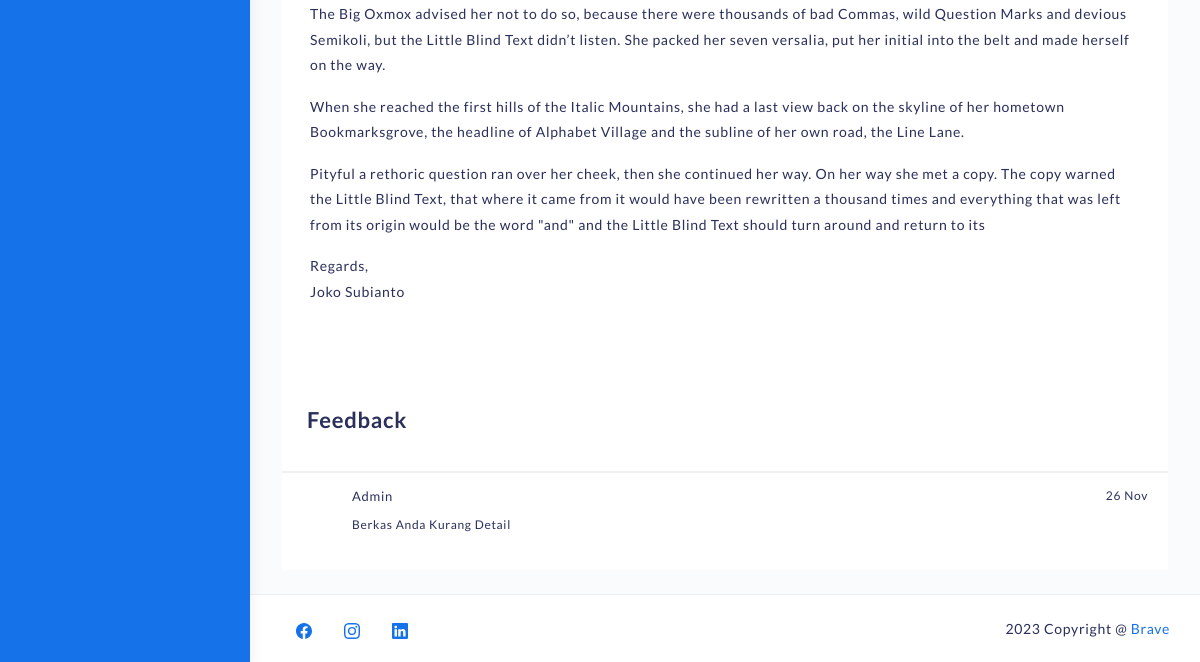
Before: /detail-aduan.php (signed in, lower part) with the older database file.
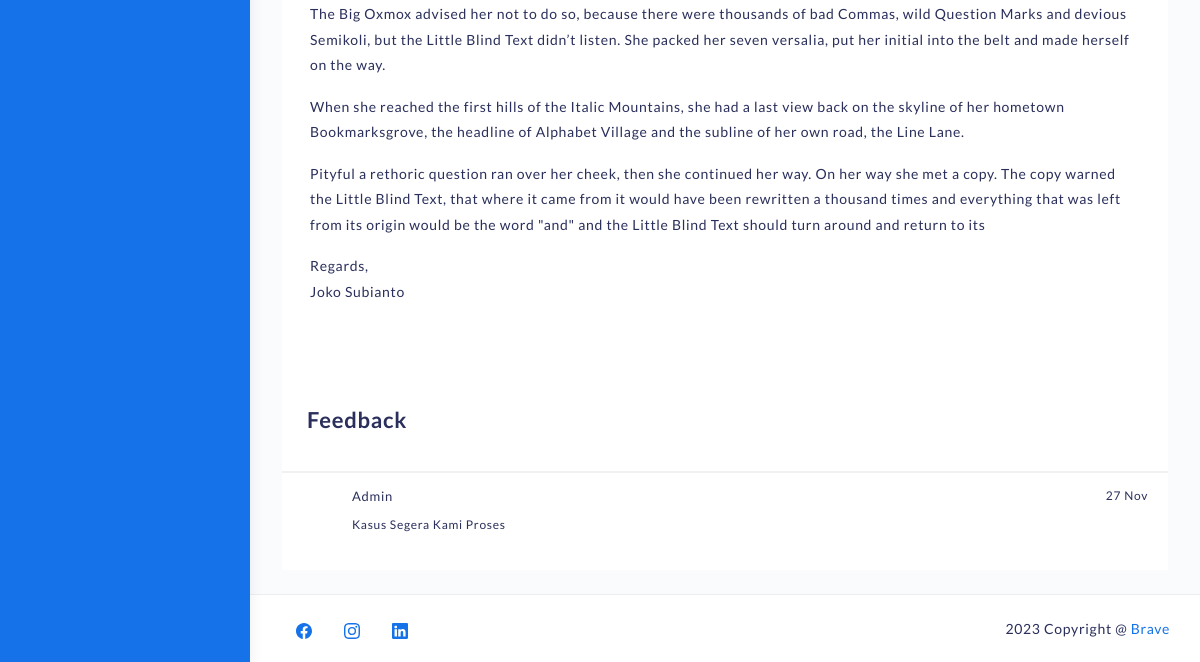
After: the same page with the newer database file.
### tables this page shows
CREATE TABLE `feedback` (
  `id_feedback` varchar(50) NOT NULL,
  `id_pengaduan` varchar(50) NOT NULL,
  `nama` varchar(255) NOT NULL,
  `nim` varchar(25) NOT NULL,
  `tgl_feedback` datetime NOT NULL,
  `alasan` text NOT NULL
);

### detail-aduan.php (the view, shortened to what this page needs)
<?php
	require 'backend/connection.php';
    if (!isset($_SESSION['username'])) {
        header("Location: login.php");
    }else if($_SESSION['hak']!='user'){
		header("Location: backend/action-logout.php");
	}else{
		$login_id = $_SESSION['user_id'];
	}
?>
<!DOCTYPE html>
<html lang="en">
<head>
	<link rel="stylesheet" href="assets/css/bootstrap.min.css">
	<link rel="stylesheet" href="assets/css/atlantis.css">
	<link rel="stylesheet" href="assets/css/demo.css">
</head>
<body>
	<div class="wrapper fullheight-side">
		<div class="sidebar sidebar-style-2" data-background-color="blue">
			<div class="sidebar-wrapper scrollbar scrollbar-inner">
			</div>
		</div>
		<div class="main-panel full-height">
			<div class="container container-full">
				<div class="page-inner">
					<div class="page-with-aside mail-wrapper bg-white">
						<div class="page-content mail-content" style="width:100%">
							<div class="email-body">
								<p>The Big Oxmox advised her not to do so, because there were thousands of bad Commas, wild Question Marks and devious Semikoli, but the Little Blind Text didn’t listen. She packed her seven versalia, put her initial into the belt and made herself on the way.</p>
								<p>When she reached the first hills of the Italic Mountains, she had a last view back on the skyline of her hometown Bookmarksgrove, the headline of Alphabet Village and the subline of her own road, the Line Lane.</p>
								<p>Pityful a rethoric question ran over her cheek, then she continued her way. On her way she met a copy. The copy warned the Little Blind Text, that where it came from it would have been rewritten a thousand times and everything that was left from its origin would be the word "and" and the Little Blind Text should turn around and return to its</p>
								<p>Regards,<br/>Joko Subianto</p>
							</div>
							<div class="list-feedback">
								<div class="inbox-body">
									<div class="email-head d-lg-flex d-block">
										<h3>
											<strong>Feedback</strong>
										</h3>
									</div>
									<div class="email-list">
										<?php
										$sql = "SELECT * FROM feedback WHERE nim = '$login_id'";
										$result = mysqli_query($koneksi, $sql);
										if (mysqli_num_rows($result) > 0) {
											while ($row = mysqli_fetch_assoc($result)) {
												echo '<div class="email-list-item">';
												echo "<div class='email-list-actions'></div>";
												echo '<div class="email-list-detail"><span class="date float-right">';
												echo date("d M", strtotime($row['tgl_feedback']));
												echo '</span><span class="from">Admin</span>';
													echo '<p class="msg">' . $row['alasan'] . '</p>';
												echo "</div>";
											}
											} else {
												echo "No messages found.";
											}
											?>
									</div>
								</div>
							</div>
						</div>
					</div>
				</div>
			</div>
			<footer class="footer">
				<div class="container-fluid">
					<nav class="pull-left">
						<ul class="nav">
							<li class="nav-item">
								<a class="nav-link" href="https://web.facebook.com">
								</a>
							</li>
							<li class="nav-item">
								<a class="nav-link" href="https://www.instagram.com/">
								</a>
							</li>
							<li class="nav-item">
								<a class="nav-link" href="https://www.linkedin.com">
								</a>
							</li>
						</ul>
					</nav>
					<div class="copyright ml-auto">
						2023 Copyright @ <a href="#">Brave</a>
					</div>
				</div>
			</footer>
		</div>
	</div>
</body>
</html>

Changed rows visible on the page:
removed feedback: tgl_feedback "26 Nov", alasan "Berkas Anda Kurang Detail"
added feedback: tgl_feedback "27 Nov", alasan "Kasus Segera Kami Proses"
